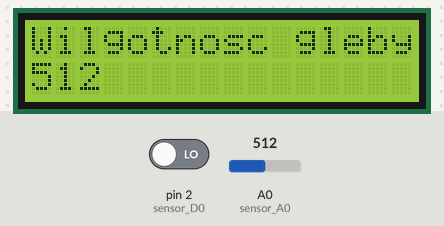
Bench run of a sketch on a simulated Arduino Uno, built with avr-gcc and run on an emulated ATmega328P. On the bench: 16×2 character LCD. The inputs (shaded band) are chosen by the test bench; at power-on: A0 (sensor_A0) = 512, pin 2 (sensor_D0) LOW.

Above: at 4.2 s.
4.3 s: A0 (sensor_A0) set to 716
At 6.3 s:
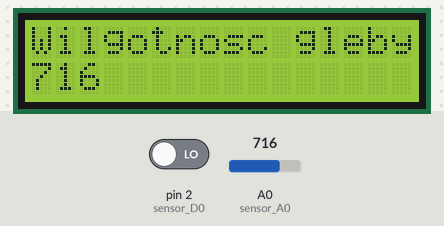
10.3 s: A0 (sensor_A0) set to 900
At 11.5 s:
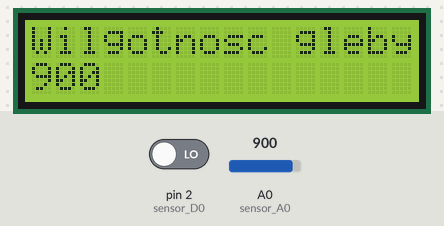
14.7 s: A0 (sensor_A0) set to 1023
At 16.6 s:
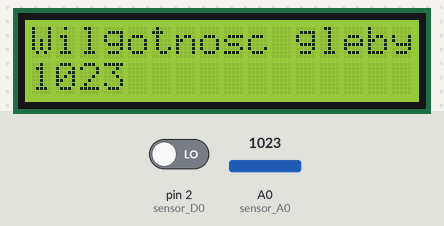
Timing chart, 0 to 18.1 s (numbered marks = the images above; inputs shaded):
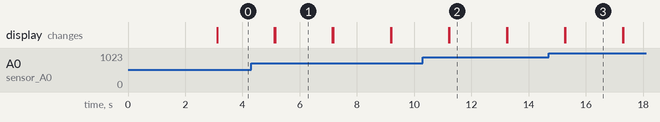

Measured:
- after the input at 4.3 s, the display: first differs from a run without the input after 0.84 s (image 1)
- after the input at 10.3 s, the display: first differs from a run without the input after 0.92 s (image 2)
- after the input at 14.7 s, the display: first differs from a run without the input after 0.58 s (image 3)
- what the display in image 1 shows lasts 2.0 s, from 5.1 s to 7.1 s

The sketch:

smms.ino
```cpp
#include <LiquidCrystal_I2C.h>

//initialize lcd
LiquidCrystal_I2C lcd(0x27,16,2);

//Soil Moisture Sensor
int sensor_A0 = A0;    // podłączenie od A0 na czujniku do A0 na Arduino
int sensor_D0 = 2;     // podłączenie od D0 na czujniku do pinu 2 na Arduino
int wartosc_A0;        // zmienna dla wartości A0
int wartosc_D0;        // zmienna dla wartości A0

void setup()
{
  lcd.init();
  lcd.clear();
  lcd.backlight();      // Make sure backlight is on

  // Print a message on both lines of the LCD.
  //lcd.cursor(column,row) index starts at 0
  lcd.setCursor(2,0);   //Set cursor to character 2 on line 0
  lcd.print("Hello world!");

  lcd.setCursor(2,1);   //Move cursor to character 2 on line 1
  lcd.print("LCD Tutorial");
  delay(3000);
  //__________________________________________________________//
  Serial.begin(57600);   // uruchomienie monitora szeregowego
  pinMode(2, INPUT);    // ustawienie pinu 2 jako wejście
}

void loop()
{
  wartosc_A0 = analogRead(sensor_A0); // pobranie wartosci z A0
  wartosc_D0 = digitalRead(sensor_D0); //pobranie wartości z D0
    lcd.clear();
    lcd.setCursor(0,0);
    lcd.print("Wilgotnosc gleby: ");
    lcd.setCursor(0,1);
    lcd.print(wartosc_A0);
    delay(2000);
    lcd.clear();
    //lcd.setCursor(0,0);   //Set cursor to character 2 on line 0
    //lcd.print("Cyfrowy sygnal: ");
    //lcd.setCursor(0,1);
    //lcd.println(wartosc_D0);
    //delay(10000);
}
```
